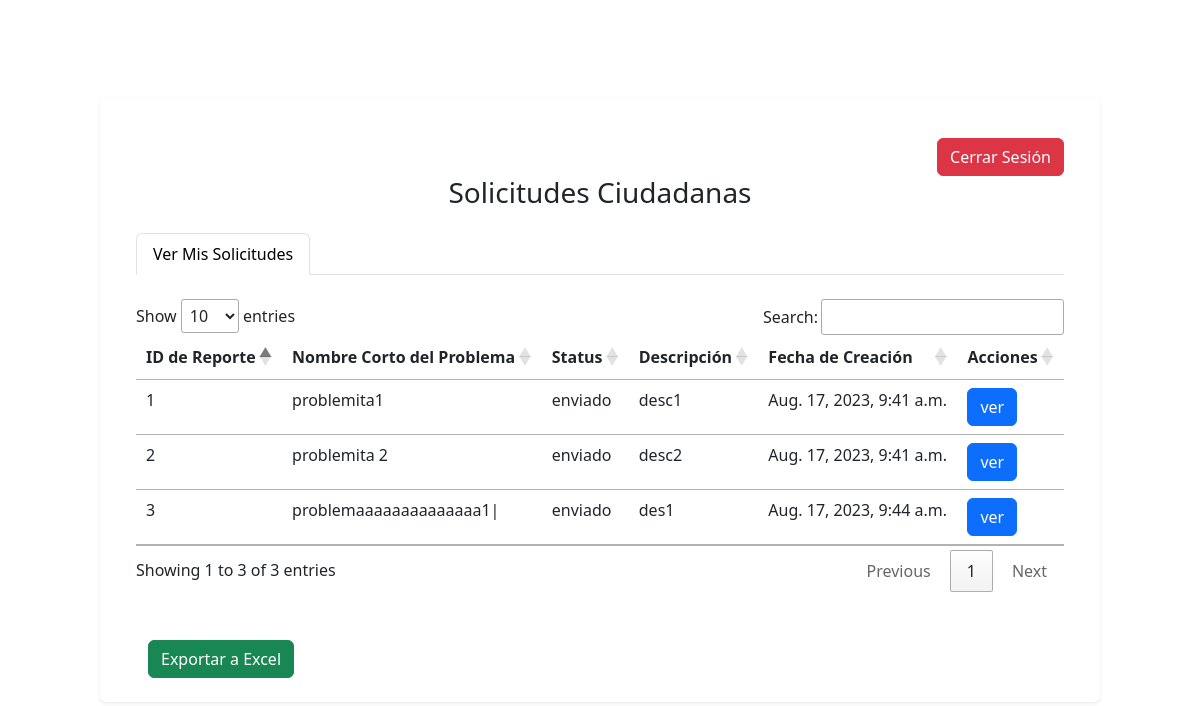
The app's page /servidor_publico (signed in) with its own data.
### authentication/models.py (models this page shows, shortened)
class Solicitud(models.Model):
    id_de_reporte = models.AutoField(primary_key=True)
    id_de_usuario = models.IntegerField()
    nombre_corto_problema = models.CharField(max_length=150, verbose_name="Nombre corto del problema")
    descripcion_problema = models.CharField(max_length=1300, verbose_name="Descripción del problema")
    STATUS_CHOICES = [
        ('enviado', 'Enviado/Pendiente de revisión'),
        ('aceptado', 'Aceptado'),
        ('rechazado', 'Rechazado'),
        ('en_revision', 'En proceso de revisión'),
    ]
    status = models.CharField(max_length=20, choices=STATUS_CHOICES, default='enviado', verbose_name="Status")
    ubicacion = models.CharField(max_length=255, blank=True, null=True, verbose_name="Ubicación de coordenadas o descripción")
    fecha_creacion = models.DateTimeField(auto_now_add=True, verbose_name="Fecha de creación")
    fecha_modificacion = models.DateTimeField(auto_now=True, verbose_name="Fecha de modificación")
    class Meta:
        verbose_name = "Solicitud"
        verbose_name_plural = "Solicitudes"

### authentication/decorators.py (the view)
    def wrapper(request, *args, **kwargs):
        if not request.user.is_authenticated:
            return redirect('home')
        return view_func(request, *args, **kwargs)

### authentication/views.py (called while the page is built)
@check_authenticated
def servidor_publico(request):
    solicitudes = Solicitud.objects.all()
    return render(request, "authentication/servidor_publico.html", {"solicitudes" : solicitudes})

### templates/authentication/servidor_publico.html (shortened to what this page needs)
{% load static %}
{% load crispy_forms_tags  %}
<!DOCTYPE html>
<html>
<head>
    <link rel="stylesheet" href="static/css/bootstrap.min.css">
    <link rel="stylesheet" href="static/css/bootstrap-icons.css">
    <link rel="stylesheet" href="static/css/styles.css">
    <link rel="stylesheet" href="static/css/dataTables.min.css">
</head>
<body class="dark d-flex align-items-center justify-content-center" style="min-height: 100vh;">
    <div class="container dark p-4 rounded shadow-sm" style="max-width: 1000px;">
        <div class="container">
            <div class="d-flex justify-content-end mt-3">
                <a href="{% url 'signout' %}" class="btn btn-danger">Cerrar Sesión</a>
            </div>
        <h3 class="text-center mb-4">Solicitudes Ciudadanas</h3>
        <ul class="nav nav-tabs mt-4">
            <li class="nav-item">
                <a class="nav-link active" href="#ver-solicitudes" data-bs-toggle="tab">Ver Mis Solicitudes</a>
            </li>
        </ul>
        <div class="tab-content mt-4">
            <div class="tab-pane fade show active" id="ver-solicitudes">
                <table class="table table-hover" id="tabla_solicitudes">
                    <thead>
                      <tr>
                        <th>ID de Reporte</th>
                        <th>Nombre Corto del Problema</th>
                        <th>Status</th>
                        <th>Descripción</th>
                        <th>Fecha de Creación</th>
                        <th>Acciones</th>
                      </tr>
                    </thead>
                    <tbody>
                      {% for solicitud in solicitudes %}
                      <tr>
                          <td>{{ solicitud.id_de_reporte }}</td>
                          <td>{{ solicitud.nombre_corto_problema }}</td>
                          <td>{{ solicitud.status }}</td>
                          <td>{{ solicitud.descripcion_problema }}</td>
                          <td>{{ solicitud.fecha_creacion }}</td>
                          <td>
                            <button class="btn btn-primary ver-solicitud" data-solicitud-id="{{ solicitud.id_de_reporte }}" data-bs-toggle="modal" data-bs-target="#modalSolicitud">ver</button>
                        </td>
                        </tr>
                      {% endfor %}
                    </tbody>
                  </table>
                  <div class="container mt-5">
                    <button class="btn btn-success" id="exportExcel">
                         Exportar a Excel
                    </button>
                </div>
            </div>
        </div>
    </div>
</body>
</html>

### records on screen
Solicitud: id_de_reporte "1", nombre_corto_problema "problemita1", status "enviado", descripcion_problema "desc1", fecha_creacion "Aug. 17, 2023, 9:41 a.m."
Solicitud: id_de_reporte "2", nombre_corto_problema "problemita 2", status "enviado", descripcion_problema "desc2", fecha_creacion "Aug. 17, 2023, 9:41 a.m."
Solicitud: id_de_reporte "3", nombre_corto_problema "problemaaaaaaaaaaaaaa1|", status "enviado", descripcion_problema "des1", fecha_creacion "Aug. 17, 2023, 9:44 a.m."
